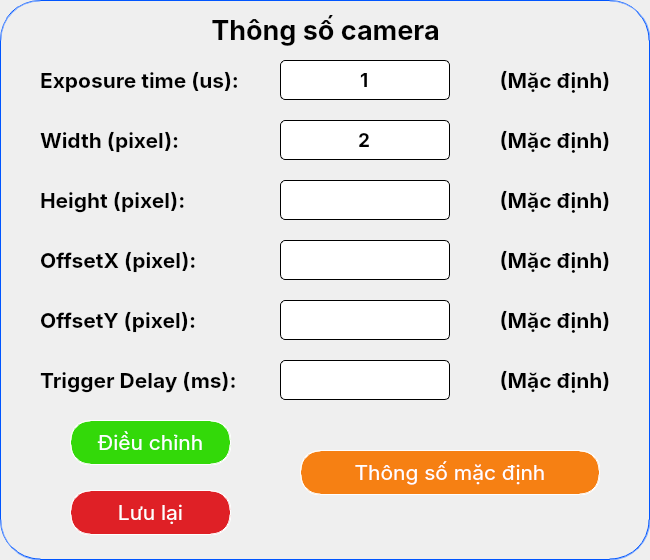
         <widget class="QGroupBox" name="groupBox_3">
          <property name="geometry">
           <rect>
            <x>50</x>
            <y>170</y>
            <width>650</width>
            <height>560</height>
           </rect>
          </property>
          <property name="styleSheet">
           <string notr="true">border: 1px groove #0055FF;
opacity: 0.7;
border-radius: 40px;
</string>
          </property>
          <property name="title">
           <string/>
          </property>
          <widget class="QLabel" name="label_11">
           <property name="geometry">
            <rect>
             <x>0</x>
             <y>10</y>
             <width>651</width>
             <height>40</height>
            </rect>
           </property>
           <property name="font">
            <font>
             <family>Inter</family>
             <pointsize>20</pointsize>
             <bold>true</bold>
            </font>
           </property>
           <property name="styleSheet">
            <string notr="true">border: None;
font-family: Inter, sans-serif;
background-color: transparent;
</string>
           </property>
           <property name="text">
            <string>Thông số camera</string>
           </property>
           <property name="alignment">
            <set>Qt::AlignCenter</set>
           </property>
          </widget>
          <widget class="QLabel" name="label_12">
           <property name="geometry">
            <rect>
             <x>40</x>
             <y>60</y>
             <width>221</width>
             <height>40</height>
            </rect>
           </property>
           <property name="font">
            <font>
             <family>Inter</family>
             <pointsize>16</pointsize>
             <bold>true</bold>
            </font>
           </property>
           <property name="styleSheet">
            <string notr="true">border: None;
font-family: Inter, sans-serif;
background-color: transparent;
color: black;
</string>
           </property>
           <property name="text">
            <string>Exposure time (us):</string>
           </property>
           <property name="alignment">
            <set>Qt::AlignLeading|Qt::AlignLeft|Qt::AlignVCenter</set>
           </property>
          </widget>
          <widget class="QLabel" name="label_13">
           <property name="geometry">
            <rect>
             <x>40</x>
             <y>120</y>
             <width>221</width>
             <height>40</height>
            </rect>
           </property>
           <property name="font">
            <font>
             <family>Inter</family>
             <pointsize>16</pointsize>
             <bold>true</bold>
            </font>
           </property>
           <property name="styleSheet">
            <string notr="true">border: None;
font-family: Inter, sans-serif;
background-color: transparent;
color: black;
</string>
           </property>
           <property name="text">
            <string>Width (pixel):</string>
           </property>
           <property name="alignment">
            <set>Qt::AlignLeading|Qt::AlignLeft|Qt::AlignVCenter</set>
           </property>
          </widget>
          <widget class="QLabel" name="label_14">
           <property name="geometry">
            <rect>
             <x>490</x>
             <y>60</y>
             <width>130</width>
             <height>40</height>
            </rect>
           </property>
           <property name="font">
            <font>
             <family>Inter</family>
             <pointsize>16</pointsize>
             <bold>true</bold>
            </font>
           </property>
           <property name="styleSheet">
            <string notr="true">border: None;
font-family: Inter, sans-serif;
background-color: transparent;
color: black;

</string>
           </property>
           <property name="text">
            <string>(Mặc định)</string>
           </property>
           <property name="alignment">
            <set>Qt::AlignCenter</set>
           </property>
          </widget>
          <widget class="QLabel" name="label_15">
           <property name="geometry">
            <rect>
             <x>490</x>
             <y>120</y>
             <width>130</width>
             <height>40</height>
            </rect>
           </property>
           <property name="font">
            <font>
             <family>Inter</family>
             <pointsize>16</pointsize>
             <bold>true</bold>
            </font>
           </property>
           <property name="styleSheet">
            <string notr="true">border: None;
font-family: Inter, sans-serif;
background-color: transparent;
color: black;

</string>
           </property>
           <property name="text">
            <string>(Mặc định)</string>
           </property>
           <property name="alignment">
            <set>Qt::AlignCenter</set>
           </property>
          </widget>
          <widget class="QLabel" name="label_16">
           <property name="geometry">
            <rect>
             <x>40</x>
             <y>180</y>
             <width>221</width>
             <height>40</height>
            </rect>
           </property>
           <property name="font">
            <font>
             <family>Inter</family>
             <pointsize>16</pointsize>
             <bold>true</bold>
            </font>
           </property>
           <property name="styleSheet">
            <string notr="true">border: None;
font-family: Inter, sans-serif;
background-color: transparent;
color: black;
</string>
           </property>
           <property name="text">
            <string>Height (pixel):</string>
           </property>
           <property name="alignment">
            <set>Qt::AlignLeading|Qt::AlignLeft|Qt::AlignVCenter</set>
           </property>
          </widget>
          <widget class="QLabel" name="label_17">
           <property name="geometry">
            <rect>
             <x>40</x>
             <y>240</y>
             <width>221</width>
             <height>40</height>
            </rect>
           </property>
           <property name="font">
            <font>
             <family>Inter</family>
             <pointsize>16</pointsize>
             <bold>true</bold>
            </font>
           </property>
           <property name="styleSheet">
            <string notr="true">border: None;
font-family: Inter, sans-serif;
background-color: transparent;
color: black;
</string>
           </property>
           <property name="text">
            <string>OffsetX (pixel):</string>
           </property>
           <property name="alignment">
            <set>Qt::AlignLeading|Qt::AlignLeft|Qt::AlignVCenter</set>
           </property>
          </widget>
          <widget class="QLabel" name="label_18">
           <property name="geometry">
            <rect>
             <x>40</x>
             <y>300</y>
             <width>221</width>
             <height>40</height>
            </rect>
           </property>
           <property name="font">
            <font>
             <family>Inter</family>
             <pointsize>16</pointsize>
             <bold>true</bold>
            </font>
           </property>
           <property name="styleSheet">
            <string notr="true">border: None;
font-family: Inter, sans-serif;
background-color: transparent;
color: black;
</string>
           </property>
           <property name="text">
            <string>OffsetY (pixel):</string>
           </property>
           <property name="alignment">
            <set>Qt::AlignLeading|Qt::AlignLeft|Qt::AlignVCenter</set>
           </property>
          </widget>
          <widget class="QLabel" name="label_19">
           <property name="geometry">
            <rect>
             <x>490</x>
             <y>180</y>
             <width>130</width>
             <height>40</height>
            </rect>
           </property>
           <property name="font">
            <font>
             <family>Inter</family>
             <pointsize>16</pointsize>
             <bold>true</bold>
            </font>
           </property>
           <property name="styleSheet">
            <string notr="true">border: None;
font-family: Inter, sans-serif;
background-color: transparent;
color: black;

</string>
           </property>
           <property name="text">
            <string>(Mặc định)</string>
           </property>
           <property name="alignment">
            <set>Qt::AlignCenter</set>
           </property>
          </widget>
          <widget class="QLabel" name="label_20">
           <property name="geometry">
            <rect>
             <x>490</x>
             <y>240</y>
             <width>130</width>
             <height>40</height>
            </rect>
           </property>
           <property name="font">
            <font>
             <family>Inter</family>
             <pointsize>16</pointsize>
             <bold>true</bold>
            </font>
           </property>
           <property name="styleSheet">
            <string notr="true">border: None;
font-family: Inter, sans-serif;
background-color: transparent;
color: black;

</string>
           </property>
           <property name="text">
            <string>(Mặc định)</string>
           </property>
           <property name="alignment">
            <set>Qt::AlignCenter</set>
           </property>
          </widget>
          <widget class="QLabel" name="label_21">
           <property name="geometry">
            <rect>
             <x>490</x>
             <y>300</y>
             <width>130</width>
             <height>40</height>
            </rect>
           </property>
           <property name="font">
            <font>
             <family>Inter</family>
             <pointsize>16</pointsize>
             <bold>true</bold>
            </font>
           </property>
           <property name="styleSheet">
            <string notr="true">border: None;
font-family: Inter, sans-serif;
background-color: transparent;
color: black;

</string>
           </property>
           <property name="text">
            <string>(Mặc định)</string>
           </property>
           <property name="alignment">
            <set>Qt::AlignCenter</set>
           </property>
          </widget>
          <widget class="QPushButton" name="btnModifyCam">
           <property name="geometry">
            <rect>
             <x>70</x>
             <y>420</y>
             <width>161</width>
             <height>45</height>
            </rect>
           </property>
           <property name="font">
            <font>
             <family>Inter</family>
             <pointsize>16</pointsize>
            </font>
           </property>
           <property name="styleSheet">
            <string notr="true">QPushButton#btnModifyCam{
	border-radius: 20px;
	border-color: white;
	background-color: #33D909;
	color: white;
	text-align: center;
	font-family: Inter, sans-serif;
}

QPushButton#btnModifyCam:hover {
    background-color: #FFA500;  /* Màu nền khi hover */
}

QPushButton#btnModifyCam:pressed {
    padding-left: 5px;
    padding-top: 5px;
}




</string>
           </property>
           <property name="text">
            <string>Điều chỉnh</string>
           </property>
          </widget>
          <widget class="QPushButton" name="btnSaveCam">
           <property name="geometry">
            <rect>
             <x>70</x>
             <y>490</y>
             <width>161</width>
             <height>45</height>
            </rect>
           </property>
           <property name="font">
            <font>
             <family>Inter</family>
             <pointsize>16</pointsize>
            </font>
           </property>
           <property name="styleSheet">
            <string notr="true">QPushButton#btnSaveCam{
	border-radius: 20px;
	border-color: white;
	background-color: #DF2026;
	color: white;
	text-align: center;
	font-family: Inter, sans-serif;
}

QPushButton#btnSaveCam:hover {
    background-color: #FFA500;  /* Màu nền khi hover */
}

QPushButton#btnSaveCam:pressed {
    padding-left: 5px;
    padding-top: 5px;
}




</string>
           </property>
           <property name="text">
            <string>Lưu lại</string>
           </property>
          </widget>
          <widget class="QPushButton" name="btnParameterDefaultCam">
           <property name="geometry">
            <rect>
             <x>300</x>
             <y>450</y>
             <width>300</width>
             <height>45</height>
            </rect>
           </property>
           <property name="font">
            <font>
             <family>Inter</family>
             <pointsize>16</pointsize>
            </font>
           </property>
           <property name="styleSheet">
            <string notr="true">QPushButton#btnParameterDefaultCam{
	border-radius: 20px;
	border-color: white;
	background-color: #F68013;
	color: white;
	text-align: center;
	font-family: Inter, sans-serif;
}

QPushButton#btnParameterDefaultCam:hover {
    background-color: #FFA500;  /* Màu nền khi hover */
}

QPushButton#btnParameterDefaultCam:pressed {
    padding-left: 5px;
    padding-top: 5px;
}




</string>
           </property>
           <property name="text">
            <string>Thông số mặc định</string>
           </property>
          </widget>
          <widget class="QLabel" name="label_53">
           <property name="geometry">
            <rect>
             <x>40</x>
             <y>360</y>
             <width>221</width>
             <height>40</height>
            </rect>
           </property>
           <property name="font">
            <font>
             <family>Inter</family>
             <pointsize>16</pointsize>
             <bold>true</bold>
            </font>
           </property>
           <property name="styleSheet">
            <string notr="true">border: None;
font-family: Inter, sans-serif;
background-color: transparent;
color: black;
</string>
           </property>
           <property name="text">
            <string>Trigger Delay (ms):</string>
           </property>
           <property name="alignment">
            <set>Qt::AlignLeading|Qt::AlignLeft|Qt::AlignVCenter</set>
           </property>
          </widget>
          <widget class="QLabel" name="label_54">
           <property name="geometry">
            <rect>
             <x>490</x>
             <y>360</y>
             <width>130</width>
             <height>40</height>
            </rect>
           </property>
           <property name="font">
            <font>
             <family>Inter</family>
             <pointsize>16</pointsize>
             <bold>true</bold>
            </font>
           </property>
           <property name="styleSheet">
            <string notr="true">border: None;
font-family: Inter, sans-serif;
background-color: transparent;
color: black;

</string>
           </property>
           <property name="text">
            <string>(Mặc định)</string>
           </property>
           <property name="alignment">
            <set>Qt::AlignCenter</set>
           </property>
          </widget>
          <widget class="QLineEdit" name="leditExposureTime">
           <property name="geometry">
            <rect>
             <x>280</x>
             <y>60</y>
             <width>170</width>
             <height>40</height>
            </rect>
           </property>
           <property name="font">
            <font>
             <family>Inter</family>
             <pointsize>14</pointsize>
             <bold>true</bold>
            </font>
           </property>
           <property name="styleSheet">
            <string notr="true">border: 1px solid black;
border-radius: 5px;
font-family: Inter, sans-serif;
color: black;

</string>
           </property>
           <property name="text">
            <string>1</string>
           </property>
           <property name="alignment">
            <set>Qt::AlignCenter</set>
           </property>
          </widget>
          <widget class="QLineEdit" name="leditWidth">
           <property name="geometry">
            <rect>
             <x>280</x>
             <y>120</y>
             <width>170</width>
             <height>40</height>
            </rect>
           </property>
           <property name="font">
            <font>
             <family>Inter</family>
             <pointsize>14</pointsize>
             <bold>true</bold>
            </font>
           </property>
           <property name="styleSheet">
            <string notr="true">border: 1px solid black;
border-radius: 5px;
font-family: Inter, sans-serif;
color: black;

</string>
           </property>
           <property name="text">
            <string>2</string>
           </property>
           <property name="alignment">
            <set>Qt::AlignCenter</set>
           </property>
          </widget>
          <widget class="QLineEdit" name="leditHeight">
           <property name="geometry">
            <rect>
             <x>280</x>
             <y>180</y>
             <width>170</width>
             <height>40</height>
            </rect>
           </property>
           <property name="font">
            <font>
             <family>Inter</family>
             <pointsize>14</pointsize>
             <bold>true</bold>
            </font>
           </property>
           <property name="styleSheet">
            <string notr="true">border: 1px solid black;
border-radius: 5px;
font-family: Inter, sans-serif;
color: black;

</string>
           </property>
           <property name="alignment">
            <set>Qt::AlignCenter</set>
           </property>
          </widget>
          <widget class="QLineEdit" name="leditOffsetX">
           <property name="geometry">
            <rect>
             <x>280</x>
             <y>240</y>
             <width>170</width>
             <height>40</height>
            </rect>
           </property>
           <property name="font">
            <font>
             <family>Inter</family>
             <pointsize>14</pointsize>
             <bold>true</bold>
            </font>
           </property>
           <property name="styleSheet">
            <string notr="true">border: 1px solid black;
border-radius: 5px;
font-family: Inter, sans-serif;
color: black;

</string>
           </property>
           <property name="alignment">
            <set>Qt::AlignCenter</set>
           </property>
          </widget>
          <widget class="QLineEdit" name="leditOffsetY">
           <property name="geometry">
            <rect>
             <x>280</x>
             <y>300</y>
             <width>170</width>
             <height>40</height>
            </rect>
           </property>
           <property name="font">
            <font>
             <family>Inter</family>
             <pointsize>14</pointsize>
             <bold>true</bold>
            </font>
           </property>
           <property name="styleSheet">
            <string notr="true">border: 1px solid black;
border-radius: 5px;
font-family: Inter, sans-serif;
color: black;

</string>
           </property>
           <property name="alignment">
            <set>Qt::AlignCenter</set>
           </property>
          </widget>
          <widget class="QLineEdit" name="leditTriggerDelay_2">
           <property name="geometry">
            <rect>
             <x>280</x>
             <y>360</y>
             <width>170</width>
             <height>40</height>
            </rect>
           </property>
           <property name="font">
            <font>
             <family>Inter</family>
             <pointsize>14</pointsize>
             <bold>true</bold>
            </font>
           </property>
           <property name="styleSheet">
            <string notr="true">border: 1px solid black;
border-radius: 5px;
font-family: Inter, sans-serif;
color: black;

</string>
           </property>
           <property name="alignment">
            <set>Qt::AlignCenter</set>
           </property>
          </widget>
         </widget>
